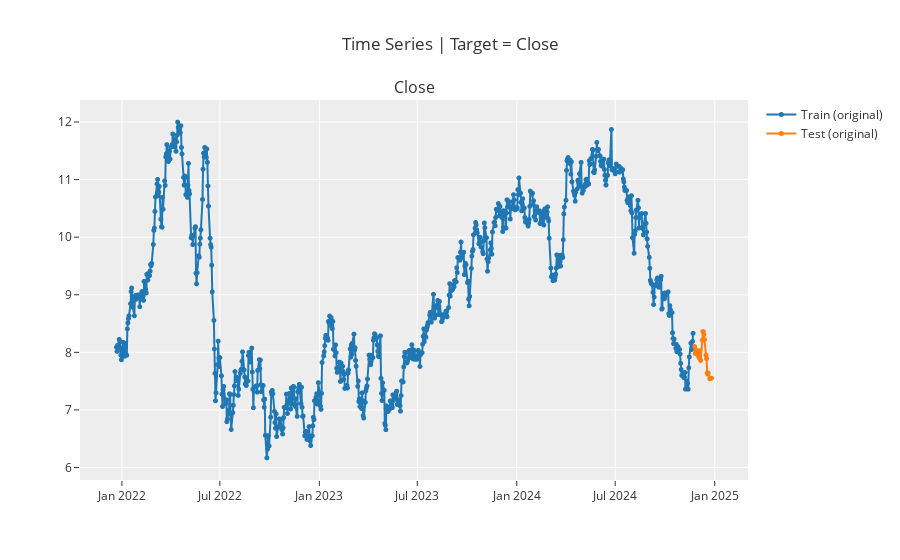
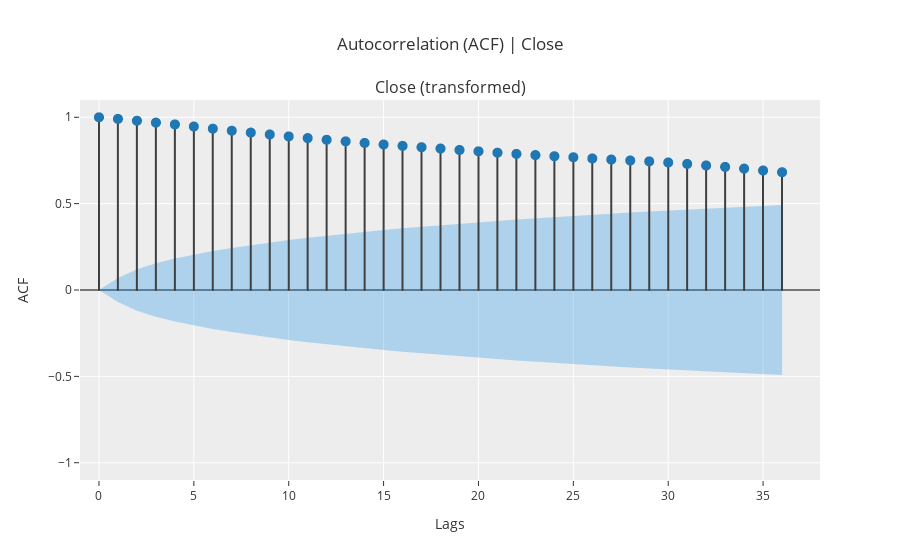
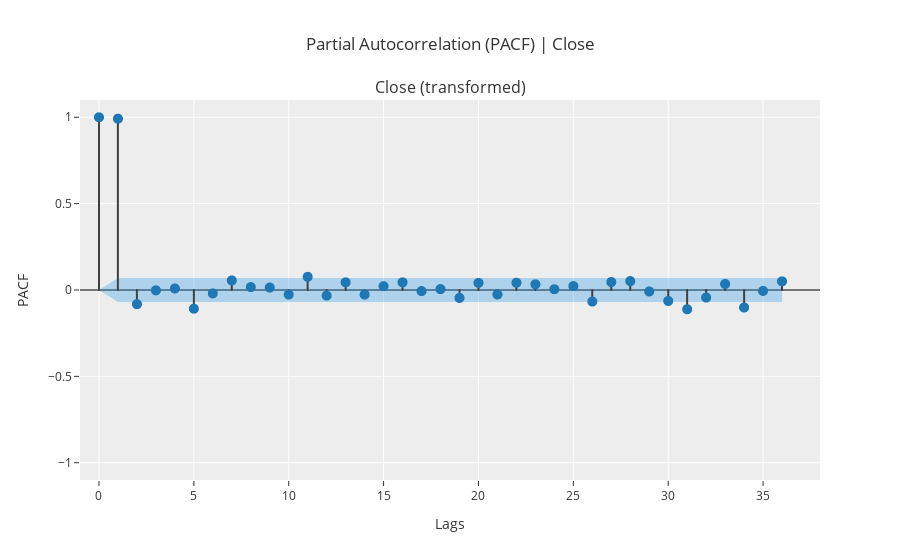
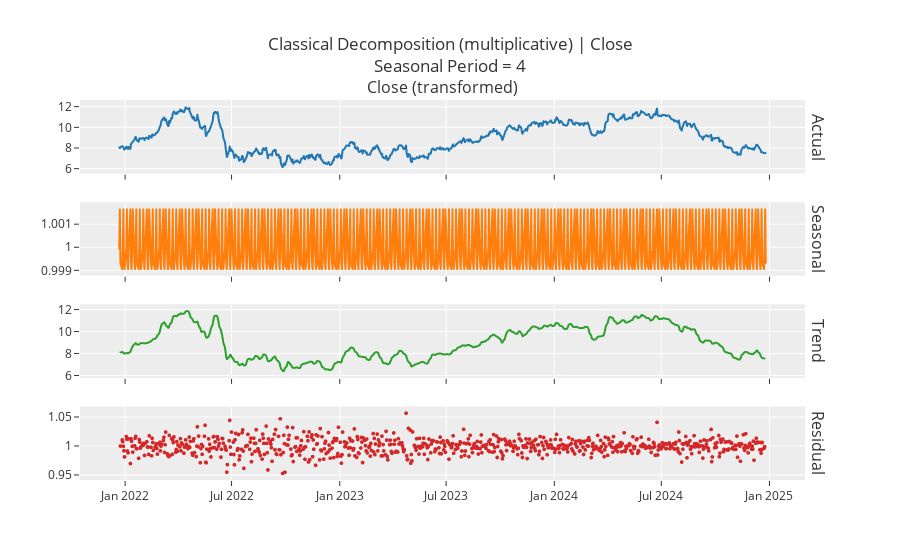

Here is the notebook cell these charts were saved with, in order:
### Markdown cell above
## Data Analysis

### Code cell
import pandas as pd
import numpy as np
import matplotlib.pyplot as plt
import yfinance as yf
import matplotlib.dates as mdates
from pycaret.time_series import TSForecastingExperiment
from sklearn.metrics import mean_absolute_error, r2_score, mean_absolute_percentage_error, mean_squared_error

# ✅ Load Financial Data with Exception Handling
try:
    FinIns = yf.download('EC', start='2021-12-22', end='2025-01-30')
    if FinIns.empty:
        raise ValueError("No data retrieved from Yahoo Finance. Check ticker or date range.")
except Exception as e:
    print(f"Error fetching data: {e}")
    exit()

FinIns_close = FinIns[['Close']].dropna()

# ✅ Ensure Business Day Frequency & Interpolation for Missing Values
FinIns_close = FinIns_close.asfreq('B').interpolate()

# ✅ Compute Moving Averages
FinIns_close['MA100'] = FinIns_close['Close'].rolling(window=100, min_periods=1).mean()
FinIns_close['EWMA100'] = FinIns_close['Close'].ewm(span=100, adjust=False).mean()

train = FinIns_close[['Close']].iloc[:-24].copy()  # Keep only 'Close'
test = FinIns_close[['Close']].iloc[-24:].copy()

# ✅ Remove the second level of column names if they have multiple levels
if isinstance(test.columns, pd.MultiIndex):
    test.columns = test.columns.get_level_values(0)

if isinstance(train.columns, pd.MultiIndex):
    train.columns = train.columns.get_level_values(0)

# ✅ Reset MultiIndex (If applicable)
if isinstance(train.index, pd.MultiIndex):
    train = train.reset_index(level=0, drop=True)  # Drop 'Ticker' level

# ✅ Ensure DateTime Index
train.index = pd.to_datetime(train.index)

# ✅ Initialize PyCaret
exp = TSForecastingExperiment()
exp.setup(data=train, target='Close', fh=24, coverage=0.90, session_id=123)

# ✅ Statistical Analysis & Plots
exp.check_stats()
for plot_type in ['train_test_split', 'acf', 'pacf', 'decomp']:
    exp.plot_model(plot=plot_type, data_kwargs={'nlags': 36} if 'acf' in plot_type else {'type': 'multiplicative'})

### Figure 1 — Plotly figure (JSON) as saved in the notebook; plotly's stock layout.template omitted (floating-point values rounded to 4 significant figures; data arrays with more than 128 entries replaced by an {"elided": "..."} marker saying what was removed)
{"data": [{"line": {"color": "rgb(31, 119, 180)", "width": 2}, "marker": {"color": "rgb(31, 119, 180)", "size": 5}, "mode": "lines+markers", "name": "Train (original)", "type": "scattergl", "x": {"elided": "787 str values"}, "xaxis": "x", "y": {"elided": "787 float values"}, "yaxis": "y"}, {"line": {"color": "rgb(255, 127, 14)", "width": 2}, "marker": {"color": "rgb(255, 127, 14)", "size": 5}, "mode": "lines+markers", "name": "Test (original)", "type": "scattergl", "x": {"elided": "787 str values"}, "xaxis": "x", "y": {"elided": "787 float values"}, "yaxis": "y"}], "layout": {"annotations": [{"font": {"size": 16}, "showarrow": false, "text": "Close", "x": 0.5, "xanchor": "center", "xref": "paper", "y": 1, "yanchor": "bottom", "yref": "paper"}], "showlegend": true, "title": {"text": "Time Series | Target = Close"}, "xaxis": {"anchor": "y", "domain": [0, 1]}, "yaxis": {"anchor": "x", "domain": [0, 1]}}}

### Figure 2 — Plotly figure (JSON) as saved in the notebook; plotly's stock layout.template omitted (floating-point values rounded to 4 significant figures)
{"data": [{"line": {"color": "#3f3f3f"}, "marker": {"size": 10}, "mode": "lines", "name": "ACF", "showlegend": false, "type": "scattergl", "x": [0, 0], "xaxis": "x", "y": [0, 1], "yaxis": "y"}, {"line": {"color": "#3f3f3f"}, "marker": {"size": 10}, "mode": "lines", "name": "ACF", "showlegend": false, "type": "scattergl", "x": [1, 1], "xaxis": "x", "y": [0, 0.9905], "yaxis": "y"}, {"line": {"color": "#3f3f3f"}, "marker": {"size": 10}, "mode": "lines", "name": "ACF", "showlegend": false, "type": "scattergl", "x": [2, 2], "xaxis": "x", "y": [0, 0.9798], "yaxis": "y"}, {"line": {"color": "#3f3f3f"}, "marker": {"size": 10}, "mode": "lines", "name": "ACF", "showlegend": false, "type": "scattergl", "x": [3, 3], "xaxis": "x", "y": [0, 0.969], "yaxis": "y"}, {"line": {"color": "#3f3f3f"}, "marker": {"size": 10}, "mode": "lines", "name": "ACF", "showlegend": false, "type": "scattergl", "x": [4, 4], "xaxis": "x", "y": [0, 0.9585], "yaxis": "y"}, {"line": {"color": "#3f3f3f"}, "marker": {"size": 10}, "mode": "lines", "name": "ACF", "showlegend": false, "type": "scattergl", "x": [5, 5], "xaxis": "x", "y": [0, 0.9464], "yaxis": "y"}, {"line": {"color": "#3f3f3f"}, "marker": {"size": 10}, "mode": "lines", "name": "ACF", "showlegend": false, "type": "scattergl", "x": [6, 6], "xaxis": "x", "y": [0, 0.9338], "yaxis": "y"}, {"line": {"color": "#3f3f3f"}, "marker": {"size": 10}, "mode": "lines", "name": "ACF", "showlegend": false, "type": "scattergl", "x": [7, 7], "xaxis": "x", "y": [0, 0.9222], "yaxis": "y"}, {"line": {"color": "#3f3f3f"}, "marker": {"size": 10}, "mode": "lines", "name": "ACF", "showlegend": false, "type": "scattergl", "x": [8, 8], "xaxis": "x", "y": [0, 0.9111], "yaxis": "y"}, {"line": {"color": "#3f3f3f"}, "marker": {"size": 10}, "mode": "lines", "name": "ACF", "showlegend": false, "type": "scattergl", "x": [9, 9], "xaxis": "x", "y": [0, 0.9004], "yaxis": "y"}, {"line": {"color": "#3f3f3f"}, "marker": {"size": 10}, "mode": "lines", "name": "ACF", "showlegend": false, "type": "scattergl", "x": [10, 10], "xaxis": "x", "y": [0, 0.8892], "yaxis": "y"}, {"line": {"color": "#3f3f3f"}, "marker": {"size": 10}, "mode": "lines", "name": "ACF", "showlegend": false, "type": "scattergl", "x": [11, 11], "xaxis": "x", "y": [0, 0.8794], "yaxis": "y"}, {"line": {"color": "#3f3f3f"}, "marker": {"size": 10}, "mode": "lines", "name": "ACF", "showlegend": false, "type": "scattergl", "x": [12, 12], "xaxis": "x", "y": [0, 0.8696], "yaxis": "y"}, {"line": {"color": "#3f3f3f"}, "marker": {"size": 10}, "mode": "lines", "name": "ACF", "showlegend": false, "type": "scattergl", "x": [13, 13], "xaxis": "x", "y": [0, 0.8606], "yaxis": "y"}, {"line": {"color": "#3f3f3f"}, "marker": {"size": 10}, "mode": "lines", "name": "ACF", "showlegend": false, "type": "scattergl", "x": [14, 14], "xaxis": "x", "y": [0, 0.8512], "yaxis": "y"}, {"line": {"color": "#3f3f3f"}, "marker": {"size": 10}, "mode": "lines", "name": "ACF", "showlegend": false, "type": "scattergl", "x": [15, 15], "xaxis": "x", "y": [0, 0.8424], "yaxis": "y"}, {"line": {"color": "#3f3f3f"}, "marker": {"size": 10}, "mode": "lines", "name": "ACF", "showlegend": false, "type": "scattergl", "x": [16, 16], "xaxis": "x", "y": [0, 0.8344], "yaxis": "y"}, {"line": {"color": "#3f3f3f"}, "marker": {"size": 10}, "mode": "lines", "name": "ACF", "showlegend": false, "type": "scattergl", "x": [17, 17], "xaxis": "x", "y": [0, 0.8266], "yaxis": "y"}, {"line": {"color": "#3f3f3f"}, "marker": {"size": 10}, "mode": "lines", "name": "ACF", "showlegend": false, "type": "scattergl", "x": [18, 18], "xaxis": "x", "y": [0, 0.8189], "yaxis": "y"}, {"line": {"color": "#3f3f3f"}, "marker": {"size": 10}, "mode": "lines", "name": "ACF", "showlegend": false, "type": "scattergl", "x": [19, 19], "xaxis": "x", "y": [0, 0.8105], "yaxis": "y"}, {"line": {"color": "#3f3f3f"}, "marker": {"size": 10}, "mode": "lines", "name": "ACF", "showlegend": false, "type": "scattergl", "x": [20, 20], "xaxis": "x", "y": [0, 0.8029], "yaxis": "y"}, {"line": {"color": "#3f3f3f"}, "marker": {"size": 10}, "mode": "lines", "name": "ACF", "showlegend": false, "type": "scattergl", "x": [21, 21], "xaxis": "x", "y": [0, 0.795], "yaxis": "y"}, {"line": {"color": "#3f3f3f"}, "marker": {"size": 10}, "mode": "lines", "name": "ACF", "showlegend": false, "type": "scattergl", "x": [22, 22], "xaxis": "x", "y": [0, 0.7878], "yaxis": "y"}, {"line": {"color": "#3f3f3f"}, "marker": {"size": 10}, "mode": "lines", "name": "ACF", "showlegend": false, "type": "scattergl", "x": [23, 23], "xaxis": "x", "y": [0, 0.781], "yaxis": "y"}, {"line": {"color": "#3f3f3f"}, "marker": {"size": 10}, "mode": "lines", "name": "ACF", "showlegend": false, "type": "scattergl", "x": [24, 24], "xaxis": "x", "y": [0, 0.7746], "yaxis": "y"}, {"line": {"color": "#3f3f3f"}, "marker": {"size": 10}, "mode": "lines", "name": "ACF", "showlegend": false, "type": "scattergl", "x": [25, 25], "xaxis": "x", "y": [0, 0.7685], "yaxis": "y"}, {"line": {"color": "#3f3f3f"}, "marker": {"size": 10}, "mode": "lines", "name": "ACF", "showlegend": false, "type": "scattergl", "x": [26, 26], "xaxis": "x", "y": [0, 0.7615], "yaxis": "y"}, {"line": {"color": "#3f3f3f"}, "marker": {"size": 10}, "mode": "lines", "name": "ACF", "showlegend": false, "type": "scattergl", "x": [27, 27], "xaxis": "x", "y": [0, 0.7552], "yaxis": "y"}, {"line": {"color": "#3f3f3f"}, "marker": {"size": 10}, "mode": "lines", "name": "ACF", "showlegend": false, "type": "scattergl", "x": [28, 28], "xaxis": "x", "y": [0, 0.7498], "yaxis": "y"}, {"line": {"color": "#3f3f3f"}, "marker": {"size": 10}, "mode": "lines", "name": "ACF", "showlegend": false, "type": "scattergl", "x": [29, 29], "xaxis": "x", "y": [0, 0.7446], "yaxis": "y"}, {"line": {"color": "#3f3f3f"}, "marker": {"size": 10}, "mode": "lines", "name": "ACF", "showlegend": false, "type": "scattergl", "x": [30, 30], "xaxis": "x", "y": [0, 0.7381], "yaxis": "y"}, {"line": {"color": "#3f3f3f"}, "marker": {"size": 10}, "mode": "lines", "name": "ACF", "showlegend": false, "type": "scattergl", "x": [31, 31], "xaxis": "x", "y": [0, 0.73], "yaxis": "y"}, {"line": {"color": "#3f3f3f"}, "marker": {"size": 10}, "mode": "lines", "name": "ACF", "showlegend": false, "type": "scattergl", "x": [32, 32], "xaxis": "x", "y": [0, 0.721], "yaxis": "y"}, {"line": {"color": "#3f3f3f"}, "marker": {"size": 10}, "mode": "lines", "name": "ACF", "showlegend": false, "type": "scattergl", "x": [33, 33], "xaxis": "x", "y": [0, 0.7127], "yaxis": "y"}, {"line": {"color": "#3f3f3f"}, "marker": {"size": 10}, "mode": "lines", "name": "ACF", "showlegend": false, "type": "scattergl", "x": [34, 34], "xaxis": "x", "y": [0, 0.7027], "yaxis": "y"}, {"line": {"color": "#3f3f3f"}, "marker": {"size": 10}, "mode": "lines", "name": "ACF", "showlegend": false, "type": "scattergl", "x": [35, 35], "xaxis": "x", "y": [0, 0.6919], "yaxis": "y"}, {"line": {"color": "#3f3f3f"}, "marker": {"size": 10}, "mode": "lines", "name": "ACF", "showlegend": false, "type": "scattergl", "x": [36, 36], "xaxis": "x", "y": [0, 0.682], "yaxis": "y"}, {"marker": {"color": "#1f77b4", "size": 10}, "mode": "markers", "name": "ACF", "showlegend": false, "type": "scattergl", "x": [0, 1, 2, 3, 4, 5, 6, 7, 8, 9, 10, 11, 12, 13, 14, 15, 16, 17, 18, 19, 20, 21, 22, 23, 24, 25, 26, 27, 28, 29, 30, 31, 32, 33, 34, 35, 36], "xaxis": "x", "y": [1, 0.9905, 0.9798, 0.969, 0.9585, 0.9464, 0.9338, 0.9222, 0.9111, 0.9004, 0.8892, 0.8794, 0.8696, 0.8606, 0.8512, 0.8424, 0.8344, 0.8266, 0.8189, 0.8105, 0.8029, 0.795, 0.7878, 0.781, 0.7746, 0.7685, 0.7615, 0.7552, 0.7498, 0.7446, 0.7381, 0.73, 0.721, 0.7127, 0.7027, 0.6919, 0.682], "yaxis": "y"}, {"line": {"color": "rgba(255,255,255,0)"}, "marker": {"size": 10}, "mode": "lines", "name": "UC", "showlegend": false, "type": "scatter", "x": [0, 1, 2, 3, 4, 5, 6, 7, 8, 9, 10, 11, 12, 13, 14, 15, 16, 17, 18, 19, 20, 21, 22, 23, 24, 25, 26, 27, 28, 29, 30, 31, 32, 33, 34, 35, 36], "xaxis": "x", "y": [0, 0.06987, 0.1202, 0.1544, 0.1817, 0.2049, 0.2252, 0.2434, 0.2599, 0.275, 0.289, 0.3021, 0.3143, 0.3259, 0.3368, 0.3471, 0.357, 0.3664, 0.3754, 0.384, 0.3922, 0.4002, 0.4078, 0.4152, 0.4223, 0.4292, 0.4358, 0.4423, 0.4485, 0.4546, 0.4605, 0.4663, 0.4718, 0.4772, 0.4823, 0.4873, 0.4921], "yaxis": "y"}, {"fill": "tonexty", "fillcolor": "rgba(32, 146, 230,0.3)", "line": {"color": "rgba(255,255,255,0)"}, "marker": {"size": 10}, "mode": "lines", "name": "LC", "showlegend": false, "type": "scatter", "x": [0, 1, 2, 3, 4, 5, 6, 7, 8, 9, 10, 11, 12, 13, 14, 15, 16, 17, 18, 19, 20, 21, 22, 23, 24, 25, 26, 27, 28, 29, 30, 31, 32, 33, 34, 35, 36], "xaxis": "x", "y": [0, -0.06987, -0.1202, -0.1544, -0.1817, -0.2049, -0.2252, -0.2434, -0.2599, -0.275, -0.289, -0.3021, -0.3143, -0.3259, -0.3368, -0.3471, -0.357, -0.3664, -0.3754, -0.384, -0.3922, -0.4002, -0.4078, -0.4152, -0.4223, -0.4292, -0.4358, -0.4423, -0.4485, -0.4546, -0.4605, -0.4663, -0.4718, -0.4772, -0.4823, -0.4873, -0.4921], "yaxis": "y"}], "layout": {"annotations": [{"font": {"size": 16}, "showarrow": false, "text": "Close (transformed)", "x": 0.5, "xanchor": "center", "xref": "paper", "y": 1, "yanchor": "bottom", "yref": "paper"}], "showlegend": false, "title": {"text": "Autocorrelation (ACF) | Close"}, "xaxis": {"anchor": "y", "domain": [0, 1], "range": [-1, 38], "title": {"text": "Lags"}}, "yaxis": {"anchor": "x", "domain": [0, 1], "range": [-1.1, 1.1], "title": {"text": "ACF"}, "zerolinecolor": "#000000"}}}

### Figure 3 — Plotly figure (JSON) as saved in the notebook; plotly's stock layout.template omitted (floating-point values rounded to 4 significant figures)
{"data": [{"line": {"color": "#3f3f3f"}, "marker": {"size": 10}, "mode": "lines", "name": "PACF", "showlegend": false, "type": "scattergl", "x": [0, 0], "xaxis": "x", "y": [0, 1], "yaxis": "y"}, {"line": {"color": "#3f3f3f"}, "marker": {"size": 10}, "mode": "lines", "name": "PACF", "showlegend": false, "type": "scattergl", "x": [1, 1], "xaxis": "x", "y": [0, 0.9918], "yaxis": "y"}, {"line": {"color": "#3f3f3f"}, "marker": {"size": 10}, "mode": "lines", "name": "PACF", "showlegend": false, "type": "scattergl", "x": [2, 2], "xaxis": "x", "y": [0, -0.08204], "yaxis": "y"}, {"line": {"color": "#3f3f3f"}, "marker": {"size": 10}, "mode": "lines", "name": "PACF", "showlegend": false, "type": "scattergl", "x": [3, 3], "xaxis": "x", "y": [0, -0.002023], "yaxis": "y"}, {"line": {"color": "#3f3f3f"}, "marker": {"size": 10}, "mode": "lines", "name": "PACF", "showlegend": false, "type": "scattergl", "x": [4, 4], "xaxis": "x", "y": [0, 0.008692], "yaxis": "y"}, {"line": {"color": "#3f3f3f"}, "marker": {"size": 10}, "mode": "lines", "name": "PACF", "showlegend": false, "type": "scattergl", "x": [5, 5], "xaxis": "x", "y": [0, -0.108], "yaxis": "y"}, {"line": {"color": "#3f3f3f"}, "marker": {"size": 10}, "mode": "lines", "name": "PACF", "showlegend": false, "type": "scattergl", "x": [6, 6], "xaxis": "x", "y": [0, -0.01965], "yaxis": "y"}, {"line": {"color": "#3f3f3f"}, "marker": {"size": 10}, "mode": "lines", "name": "PACF", "showlegend": false, "type": "scattergl", "x": [7, 7], "xaxis": "x", "y": [0, 0.05539], "yaxis": "y"}, {"line": {"color": "#3f3f3f"}, "marker": {"size": 10}, "mode": "lines", "name": "PACF", "showlegend": false, "type": "scattergl", "x": [8, 8], "xaxis": "x", "y": [0, 0.01656], "yaxis": "y"}, {"line": {"color": "#3f3f3f"}, "marker": {"size": 10}, "mode": "lines", "name": "PACF", "showlegend": false, "type": "scattergl", "x": [9, 9], "xaxis": "x", "y": [0, 0.01412], "yaxis": "y"}, {"line": {"color": "#3f3f3f"}, "marker": {"size": 10}, "mode": "lines", "name": "PACF", "showlegend": false, "type": "scattergl", "x": [10, 10], "xaxis": "x", "y": [0, -0.02652], "yaxis": "y"}, {"line": {"color": "#3f3f3f"}, "marker": {"size": 10}, "mode": "lines", "name": "PACF", "showlegend": false, "type": "scattergl", "x": [11, 11], "xaxis": "x", "y": [0, 0.07631], "yaxis": "y"}, {"line": {"color": "#3f3f3f"}, "marker": {"size": 10}, "mode": "lines", "name": "PACF", "showlegend": false, "type": "scattergl", "x": [12, 12], "xaxis": "x", "y": [0, -0.03251], "yaxis": "y"}, {"line": {"color": "#3f3f3f"}, "marker": {"size": 10}, "mode": "lines", "name": "PACF", "showlegend": false, "type": "scattergl", "x": [13, 13], "xaxis": "x", "y": [0, 0.0445], "yaxis": "y"}, {"line": {"color": "#3f3f3f"}, "marker": {"size": 10}, "mode": "lines", "name": "PACF", "showlegend": false, "type": "scattergl", "x": [14, 14], "xaxis": "x", "y": [0, -0.0265], "yaxis": "y"}, {"line": {"color": "#3f3f3f"}, "marker": {"size": 10}, "mode": "lines", "name": "PACF", "showlegend": false, "type": "scattergl", "x": [15, 15], "xaxis": "x", "y": [0, 0.02205], "yaxis": "y"}, {"line": {"color": "#3f3f3f"}, "marker": {"size": 10}, "mode": "lines", "name": "PACF", "showlegend": false, "type": "scattergl", "x": [16, 16], "xaxis": "x", "y": [0, 0.04429], "yaxis": "y"}, {"line": {"color": "#3f3f3f"}, "marker": {"size": 10}, "mode": "lines", "name": "PACF", "showlegend": false, "type": "scattergl", "x": [17, 17], "xaxis": "x", "y": [0, -0.006368], "yaxis": "y"}, {"line": {"color": "#3f3f3f"}, "marker": {"size": 10}, "mode": "lines", "name": "PACF", "showlegend": false, "type": "scattergl", "x": [18, 18], "xaxis": "x", "y": [0, 0.005016], "yaxis": "y"}, {"line": {"color": "#3f3f3f"}, "marker": {"size": 10}, "mode": "lines", "name": "PACF", "showlegend": false, "type": "scattergl", "x": [19, 19], "xaxis": "x", "y": [0, -0.0457], "yaxis": "y"}, {"line": {"color": "#3f3f3f"}, "marker": {"size": 10}, "mode": "lines", "name": "PACF", "showlegend": false, "type": "scattergl", "x": [20, 20], "xaxis": "x", "y": [0, 0.04109], "yaxis": "y"}, {"line": {"color": "#3f3f3f"}, "marker": {"size": 10}, "mode": "lines", "name": "PACF", "showlegend": false, "type": "scattergl", "x": [21, 21], "xaxis": "x", "y": [0, -0.02593], "yaxis": "y"}, {"line": {"color": "#3f3f3f"}, "marker": {"size": 10}, "mode": "lines", "name": "PACF", "showlegend": false, "type": "scattergl", "x": [22, 22], "xaxis": "x", "y": [0, 0.04196], "yaxis": "y"}, {"line": {"color": "#3f3f3f"}, "marker": {"size": 10}, "mode": "lines", "name": "PACF", "showlegend": false, "type": "scattergl", "x": [23, 23], "xaxis": "x", "y": [0, 0.03315], "yaxis": "y"}, {"line": {"color": "#3f3f3f"}, "marker": {"size": 10}, "mode": "lines", "name": "PACF", "showlegend": false, "type": "scattergl", "x": [24, 24], "xaxis": "x", "y": [0, 0.004255], "yaxis": "y"}, {"line": {"color": "#3f3f3f"}, "marker": {"size": 10}, "mode": "lines", "name": "PACF", "showlegend": false, "type": "scattergl", "x": [25, 25], "xaxis": "x", "y": [0, 0.02248], "yaxis": "y"}, {"line": {"color": "#3f3f3f"}, "marker": {"size": 10}, "mode": "lines", "name": "PACF", "showlegend": false, "type": "scattergl", "x": [26, 26], "xaxis": "x", "y": [0, -0.06673], "yaxis": "y"}, {"line": {"color": "#3f3f3f"}, "marker": {"size": 10}, "mode": "lines", "name": "PACF", "showlegend": false, "type": "scattergl", "x": [27, 27], "xaxis": "x", "y": [0, 0.04595], "yaxis": "y"}, {"line": {"color": "#3f3f3f"}, "marker": {"size": 10}, "mode": "lines", "name": "PACF", "showlegend": false, "type": "scattergl", "x": [28, 28], "xaxis": "x", "y": [0, 0.05135], "yaxis": "y"}, {"line": {"color": "#3f3f3f"}, "marker": {"size": 10}, "mode": "lines", "name": "PACF", "showlegend": false, "type": "scattergl", "x": [29, 29], "xaxis": "x", "y": [0, -0.008752], "yaxis": "y"}, {"line": {"color": "#3f3f3f"}, "marker": {"size": 10}, "mode": "lines", "name": "PACF", "showlegend": false, "type": "scattergl", "x": [30, 30], "xaxis": "x", "y": [0, -0.06331], "yaxis": "y"}, {"line": {"color": "#3f3f3f"}, "marker": {"size": 10}, "mode": "lines", "name": "PACF", "showlegend": false, "type": "scattergl", "x": [31, 31], "xaxis": "x", "y": [0, -0.1115], "yaxis": "y"}, {"line": {"color": "#3f3f3f"}, "marker": {"size": 10}, "mode": "lines", "name": "PACF", "showlegend": false, "type": "scattergl", "x": [32, 32], "xaxis": "x", "y": [0, -0.04352], "yaxis": "y"}, {"line": {"color": "#3f3f3f"}, "marker": {"size": 10}, "mode": "lines", "name": "PACF", "showlegend": false, "type": "scattergl", "x": [33, 33], "xaxis": "x", "y": [0, 0.03479], "yaxis": "y"}, {"line": {"color": "#3f3f3f"}, "marker": {"size": 10}, "mode": "lines", "name": "PACF", "showlegend": false, "type": "scattergl", "x": [34, 34], "xaxis": "x", "y": [0, -0.1014], "yaxis": "y"}, {"line": {"color": "#3f3f3f"}, "marker": {"size": 10}, "mode": "lines", "name": "PACF", "showlegend": false, "type": "scattergl", "x": [35, 35], "xaxis": "x", "y": [0, -0.005427], "yaxis": "y"}, {"line": {"color": "#3f3f3f"}, "marker": {"size": 10}, "mode": "lines", "name": "PACF", "showlegend": false, "type": "scattergl", "x": [36, 36], "xaxis": "x", "y": [0, 0.0499], "yaxis": "y"}, {"marker": {"color": "#1f77b4", "size": 10}, "mode": "markers", "name": "PACF", "showlegend": false, "type": "scattergl", "x": [0, 1, 2, 3, 4, 5, 6, 7, 8, 9, 10, 11, 12, 13, 14, 15, 16, 17, 18, 19, 20, 21, 22, 23, 24, 25, 26, 27, 28, 29, 30, 31, 32, 33, 34, 35, 36], "xaxis": "x", "y": [1, 0.9918, -0.08204, -0.002023, 0.008692, -0.108, -0.01965, 0.05539, 0.01656, 0.01412, -0.02652, 0.07631, -0.03251, 0.0445, -0.0265, 0.02205, 0.04429, -0.006368, 0.005016, -0.0457, 0.04109, -0.02593, 0.04196, 0.03315, 0.004255, 0.02248, -0.06673, 0.04595, 0.05135, -0.008752, -0.06331, -0.1115, -0.04352, 0.03479, -0.1014, -0.005427, 0.0499], "yaxis": "y"}, {"line": {"color": "rgba(255,255,255,0)"}, "marker": {"size": 10}, "mode": "lines", "name": "UC", "showlegend": false, "type": "scatter", "x": [0, 1, 2, 3, 4, 5, 6, 7, 8, 9, 10, 11, 12, 13, 14, 15, 16, 17, 18, 19, 20, 21, 22, 23, 24, 25, 26, 27, 28, 29, 30, 31, 32, 33, 34, 35, 36], "xaxis": "x", "y": [0, 0.06987, 0.06987, 0.06987, 0.06987, 0.06987, 0.06987, 0.06987, 0.06987, 0.06987, 0.06987, 0.06987, 0.06987, 0.06987, 0.06987, 0.06987, 0.06987, 0.06987, 0.06987, 0.06987, 0.06987, 0.06987, 0.06987, 0.06987, 0.06987, 0.06987, 0.06987, 0.06987, 0.06987, 0.06987, 0.06987, 0.06987, 0.06987, 0.06987, 0.06987, 0.06987, 0.06987], "yaxis": "y"}, {"fill": "tonexty", "fillcolor": "rgba(32, 146, 230,0.3)", "line": {"color": "rgba(255,255,255,0)"}, "marker": {"size": 10}, "mode": "lines", "name": "LC", "showlegend": false, "type": "scatter", "x": [0, 1, 2, 3, 4, 5, 6, 7, 8, 9, 10, 11, 12, 13, 14, 15, 16, 17, 18, 19, 20, 21, 22, 23, 24, 25, 26, 27, 28, 29, 30, 31, 32, 33, 34, 35, 36], "xaxis": "x", "y": [0, -0.06987, -0.06987, -0.06987, -0.06987, -0.06987, -0.06987, -0.06987, -0.06987, -0.06987, -0.06987, -0.06987, -0.06987, -0.06987, -0.06987, -0.06987, -0.06987, -0.06987, -0.06987, -0.06987, -0.06987, -0.06987, -0.06987, -0.06987, -0.06987, -0.06987, -0.06987, -0.06987, -0.06987, -0.06987, -0.06987, -0.06987, -0.06987, -0.06987, -0.06987, -0.06987, -0.06987], "yaxis": "y"}], "layout": {"annotations": [{"font": {"size": 16}, "showarrow": false, "text": "Close (transformed)", "x": 0.5, "xanchor": "center", "xref": "paper", "y": 1, "yanchor": "bottom", "yref": "paper"}], "showlegend": false, "title": {"text": "Partial Autocorrelation (PACF) | Close"}, "xaxis": {"anchor": "y", "domain": [0, 1], "range": [-1, 38], "title": {"text": "Lags"}}, "yaxis": {"anchor": "x", "domain": [0, 1], "range": [-1.1, 1.1], "title": {"text": "PACF"}, "zerolinecolor": "#000000"}}}

### Figure 4 — Plotly figure (JSON) as saved in the notebook; plotly's stock layout.template omitted (floating-point values rounded to 4 significant figures; data arrays with more than 128 entries replaced by an {"elided": "..."} marker saying what was removed)
{"data": [{"line": {"color": "rgb(31, 119, 180)", "width": 2}, "marker": {"size": 2}, "mode": "lines+markers", "name": "Actual", "type": "scattergl", "x": {"elided": "787 str values"}, "xaxis": "x", "y": {"elided": "787 float values"}, "yaxis": "y"}, {"line": {"color": "rgb(255, 127, 14)", "width": 2}, "marker": {"size": 2}, "mode": "lines+markers", "name": "Seasonal", "type": "scattergl", "x": {"elided": "787 str values"}, "xaxis": "x2", "y": {"elided": "787 float values"}, "yaxis": "y2"}, {"line": {"color": "rgb(44, 160, 44)", "width": 2}, "marker": {"size": 2}, "mode": "lines+markers", "name": "Trend", "type": "scattergl", "x": {"elided": "787 str values"}, "xaxis": "x3", "y": {"elided": "787 float values"}, "yaxis": "y3"}, {"line": {"color": "rgb(214, 39, 40)", "width": 2}, "marker": {"size": 4}, "mode": "markers", "name": "Residuals", "type": "scattergl", "x": {"elided": "787 str values"}, "xaxis": "x4", "y": {"elided": "787 float values"}, "yaxis": "y4"}], "layout": {"annotations": [{"font": {"size": 16}, "showarrow": false, "text": "Close (transformed)", "x": 0.49, "xanchor": "center", "xref": "paper", "y": 1, "yanchor": "bottom", "yref": "paper"}, {"font": {"size": 16}, "showarrow": false, "text": "Actual", "textangle": 90, "x": 0.98, "xanchor": "left", "xref": "paper", "y": 0.9031, "yanchor": "middle", "yref": "paper"}, {"font": {"size": 16}, "showarrow": false, "text": "Seasonal", "textangle": 90, "x": 0.98, "xanchor": "left", "xref": "paper", "y": 0.6344, "yanchor": "middle", "yref": "paper"}, {"font": {"size": 16}, "showarrow": false, "text": "Trend", "textangle": 90, "x": 0.98, "xanchor": "left", "xref": "paper", "y": 0.3656, "yanchor": "middle", "yref": "paper"}, {"font": {"size": 16}, "showarrow": false, "text": "Residual", "textangle": 90, "x": 0.98, "xanchor": "left", "xref": "paper", "y": 0.09688, "yanchor": "middle", "yref": "paper"}], "showlegend": false, "title": {"text": "Classical Decomposition (multiplicative) | Close<br>Seasonal Period = 4"}, "xaxis": {"anchor": "y", "domain": [0, 0.98], "matches": "x4", "showticklabels": false}, "xaxis2": {"anchor": "y2", "domain": [0, 0.98], "matches": "x4", "showticklabels": false}, "xaxis3": {"anchor": "y3", "domain": [0, 0.98], "matches": "x4", "showticklabels": false}, "xaxis4": {"anchor": "y4", "domain": [0, 0.98]}, "yaxis": {"anchor": "x", "domain": [0.8063, 1]}, "yaxis2": {"anchor": "x2", "domain": [0.5375, 0.7312]}, "yaxis3": {"anchor": "x3", "domain": [0.2687, 0.4625]}, "yaxis4": {"anchor": "x4", "domain": [0, 0.1938]}}}
